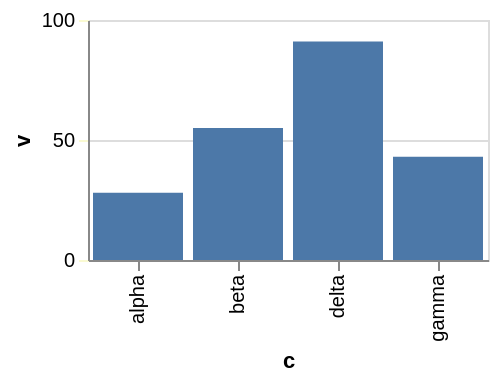

Express this chart as Vega-Lite.
### Vega-Lite specification from a JSON file in a GitHub repository (floating-point values rounded to 4 significant figures)
{"$schema": "https://vega.github.io/schema/vega-lite/v6.json", "width": 200, "height": 120, "data": {"values": [{"c": "alpha", "v": 28, "w": 3, "t": "2024-01-07"}, {"c": "beta", "v": 55, "w": 7, "t": "2024-03-19"}, {"c": "gamma", "v": 43, "w": 5, "t": "2024-06-02"}, {"c": "delta", "v": 91, "w": 9, "t": "2024-09-11"}]}, "mark": "bar", "encoding": {"x": {"field": "c", "type": "nominal"}, "y": {"field": "v", "type": "quantitative", "axis": {"tickColor": "lightgoldenrodyellow"}}}}
